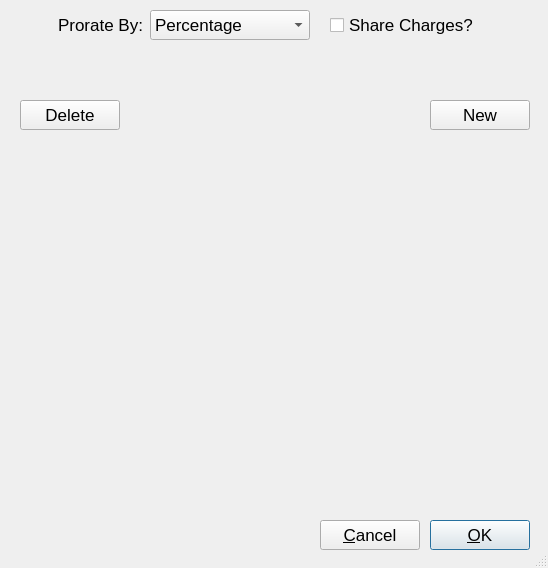
<?xml version="1.0" encoding="UTF-8"?>
<ui version="4.0">
 <class>ProrateDialog</class>
 <widget class="QDialog" name="ProrateDialog">
  <property name="windowModality">
   <enum>Qt::ApplicationModal</enum>
  </property>
  <property name="geometry">
   <rect>
    <x>0</x>
    <y>0</y>
    <width>548</width>
    <height>568</height>
   </rect>
  </property>
  <property name="font">
   <font>
    <pointsize>13</pointsize>
   </font>
  </property>
  <property name="windowTitle">
   <string>Prorate Checks</string>
  </property>
  <property name="sizeGripEnabled">
   <bool>true</bool>
  </property>
  <widget class="QLabel" name="primaryPayee">
   <property name="geometry">
    <rect>
     <x>40</x>
     <y>60</y>
     <width>210</width>
     <height>30</height>
    </rect>
   </property>
   <property name="text">
    <string/>
   </property>
   <property name="wordWrap">
    <bool>false</bool>
   </property>
  </widget>
  <widget class="QLabel" name="primaryShare">
   <property name="geometry">
    <rect>
     <x>250</x>
     <y>60</y>
     <width>101</width>
     <height>30</height>
    </rect>
   </property>
   <property name="text">
    <string/>
   </property>
   <property name="wordWrap">
    <bool>false</bool>
   </property>
  </widget>
  <widget class="QLabel" name="primaryCharge">
   <property name="geometry">
    <rect>
     <x>370</x>
     <y>60</y>
     <width>101</width>
     <height>30</height>
    </rect>
   </property>
   <property name="text">
    <string/>
   </property>
   <property name="wordWrap">
    <bool>false</bool>
   </property>
  </widget>
  <widget class="QLabel" name="textLabel2">
   <property name="geometry">
    <rect>
     <x>13</x>
     <y>10</y>
     <width>130</width>
     <height>30</height>
    </rect>
   </property>
   <property name="text">
    <string>Prorate By:</string>
   </property>
   <property name="alignment">
    <set>Qt::AlignRight|Qt::AlignTrailing|Qt::AlignVCenter</set>
   </property>
   <property name="wordWrap">
    <bool>false</bool>
   </property>
  </widget>
  <widget class="QPushButton" name="buttonDelete">
   <property name="geometry">
    <rect>
     <x>20</x>
     <y>100</y>
     <width>100</width>
     <height>30</height>
    </rect>
   </property>
   <property name="text">
    <string>Delete</string>
   </property>
   <property name="shortcut">
    <string/>
   </property>
   <property name="autoDefault">
    <bool>true</bool>
   </property>
   <property name="default">
    <bool>true</bool>
   </property>
  </widget>
  <widget class="QPushButton" name="buttonNew">
   <property name="geometry">
    <rect>
     <x>430</x>
     <y>100</y>
     <width>100</width>
     <height>30</height>
    </rect>
   </property>
   <property name="text">
    <string>New</string>
   </property>
   <property name="shortcut">
    <string/>
   </property>
   <property name="autoDefault">
    <bool>true</bool>
   </property>
   <property name="default">
    <bool>true</bool>
   </property>
  </widget>
  <widget class="Q3Table" name="prorateTable">
   <property name="geometry">
    <rect>
     <x>20</x>
     <y>150</y>
     <width>515</width>
     <height>350</height>
    </rect>
   </property>
   <property name="focusPolicy">
    <enum>Qt::ClickFocus</enum>
   </property>
   <property name="numRows">
    <number>0</number>
   </property>
   <property name="numCols">
    <number>4</number>
   </property>
   <property name="selectionMode">
    <enum>Q3Table::Single</enum>
   </property>
   <column>
    <property name="text">
     <string>Payee</string>
    </property>
   </column>
   <column>
    <property name="text">
     <string>Values</string>
    </property>
   </column>
   <column>
    <property name="text">
     <string>Share</string>
    </property>
   </column>
   <column>
    <property name="text">
     <string>Charges</string>
    </property>
   </column>
  </widget>
  <widget class="QPushButton" name="buttonCancel">
   <property name="geometry">
    <rect>
     <x>320</x>
     <y>520</y>
     <width>100</width>
     <height>30</height>
    </rect>
   </property>
   <property name="text">
    <string>&amp;Cancel</string>
   </property>
   <property name="shortcut">
    <string/>
   </property>
   <property name="autoDefault">
    <bool>true</bool>
   </property>
  </widget>
  <widget class="QPushButton" name="buttonOk">
   <property name="geometry">
    <rect>
     <x>430</x>
     <y>520</y>
     <width>100</width>
     <height>30</height>
    </rect>
   </property>
   <property name="text">
    <string>&amp;OK</string>
   </property>
   <property name="shortcut">
    <string>Alt+O</string>
   </property>
   <property name="autoDefault">
    <bool>true</bool>
   </property>
   <property name="default">
    <bool>true</bool>
   </property>
  </widget>
  <widget class="QCheckBox" name="chkShareChgs">
   <property name="geometry">
    <rect>
     <x>330</x>
     <y>10</y>
     <width>200</width>
     <height>30</height>
    </rect>
   </property>
   <property name="text">
    <string>Share Charges?</string>
   </property>
  </widget>
  <widget class="QComboBox" name="comboProrateMode">
   <property name="geometry">
    <rect>
     <x>150</x>
     <y>10</y>
     <width>160</width>
     <height>30</height>
    </rect>
   </property>
   <item>
    <property name="text">
     <string>Percentage</string>
    </property>
   </item>
   <item>
    <property name="text">
     <string>Sex</string>
    </property>
   </item>
   <item>
    <property name="text">
     <string>Transaction</string>
    </property>
   </item>
   <item>
    <property name="text">
     <string>Head</string>
    </property>
   </item>
   <item>
    <property name="text">
     <string>Flat Amount</string>
    </property>
   </item>
  </widget>
 </widget>
 <layoutdefault spacing="6" margin="11"/>
 <pixmapfunction>qPixmapFromMimeSource</pixmapfunction>
 <customwidgets>
  <customwidget>
   <class>Q3Frame</class>
   <extends>QFrame</extends>
   <header>Qt3Support/Q3Frame</header>
   <container>1</container>
  </customwidget>
  <customwidget>
   <class>Q3Table</class>
   <extends>Q3Frame</extends>
   <header>q3table.h</header>
  </customwidget>
 </customwidgets>
 <includes>
  <include location="local">types/invoice.h</include>
  <include location="local">types/prorate.h</include>
  <include location="local">types/checkfactory.h</include>
  <include location="local">dao/proratedao.h</include>
 </includes>
 <resources/>
 <connections/>
</ui>
